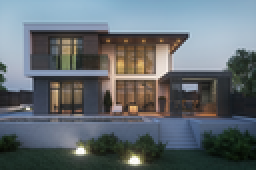
%> input picture House.png, 128 x 85 px, shrunk from 2000 x 1333 before the run (shown 2 times larger)
$ octave fuzzy.m   (GNU Octave 9; MATLAB toolbox functions it lacks are replaced by stand-ins)
%> lines starting %> are read from the running program, lines starting %| are printed output that depends on the picture
clc;
clear all;
close all;
I = imread('House.png');
%> I is the input picture: size 85x128x3 uint8; mean R, G, B 99.1, 107.4, 112.5
figure, imshow(I);
% Y = I;
YCbCr = rgb2ycbcr(I);
%> YCbCr: size 85x128x3 uint8; mean of channels 1, 2, 3 106.6, 131.5, 124
figure, imshow(YCbCr);
Y = YCbCr(:,:, 1);
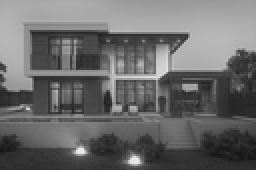
%> Y: size 85x128 uint8 (shown 2 times larger); min 19, max 235, mean 106.6
figure, imshow(Y);
[h, w] = size(Y);
%> h = 85; w = 128
r = h/8;
%> r = 10.62
c = w/8;
%> c = 16
s = 1;
q50 = [16 11 10 16 24 40 51 61;
       12 12 14 19 26 58 60 55;
       14 13 16 24 40 57 69 56;
       14 17 22 29 51 87 80 62;
       18 22 37 56 68 109 103 77;
       24 35 55 64 81 104 113 92;
       49 64 78 87 103 121 120 101;
       72 92 95 98 112 100 103 99];
% COMPRESSION
% Fuzzy logic Compression Algorithm based on DCT
for i=1:r
 e = 1;
 for j=1:c
 block = Y(s:s+7,e:e+7);
 cent = double(block) - 128;
 for m=1:8
 for n=1:8
 if m == 1
 u = 1/sqrt(8);
 else
 u = sqrt(2/8);
 end
 if n == 1
 v = 1/sqrt(8);
 else
 v = sqrt(2/8);
 end
 comp = 0;
 for x=1:8
 for y=1:8
 comp = comp + cent(x, y)*(cos((((2*(x-1))+1)*(m-1)*pi)/16))*(cos((((2*(y-1))+1)*(n-1)*pi)/16));
 end
 end
 F(m, n) = v*u*comp;
 end
 end
 for x=1:8
 for y=1:8
 cq(x, y) = round(F(x, y)/q50(x, y));
 end
 end
 Q(s:s+7,e:e+7) = cq;
 e = e + 8;
 end
 s = s + 8;
end
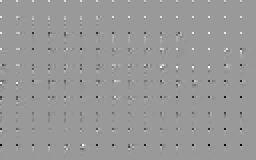
%> Q: size 80x128 double (shown 2 times larger); min -48, max 32, mean -0.1; drawn with min black and max white
%> after the loop, F = [-766.2 0.327 -14.45 -8.18 -4 4.47 3.01 0.561; 36.52 -0.0182 -2.91 4.08 1.01 -1.87 -0.391 3.94; 8.24 7.51 1.72 -10.25 2.91 4.01 5.5 1.88; 5.05 3.84 0.153 -4.33 -1.69 2.71 1.34 -3.04; -1.75 12.98 -7.33 -1.98 2.5 -3.52 0.6 2.16; -2.76 13.23 1.95 -5.27 -1.32 -0.716 1.53 1.06; -2.33 0.511 -1.25 3.99 -1.47 1.01 -1.47 0.013; -3.34 0.955 2.13 0.155 -3.21 1.89 0.376 -0.434]; cq = [-48 0 -1 -1 0 0 0 0; 3 0 0 0 0 0 0 0; 1 1 0 0 0 0 0 0; 0 0 0 0 0 0 0 0; 0 1 0 0 0 0 0 0; 0 0 0 0 0 0 0 0; 0 0 0 0 0 0 0 0; 0 0 0 0 0 0 0 0]; u = 0.5; v = 0.5
% DECOMPRESSION
%Fuzzy Logic Decompression using DCT

s = 1;
%> (the run ends here)
